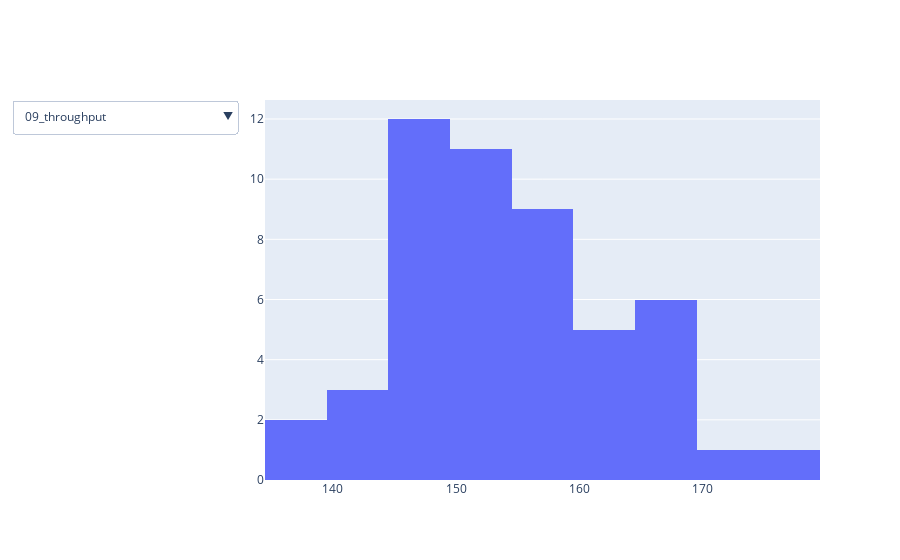

The notebook cell saved with this chart:
### Code cell
create_user_controlled_hist(results)
